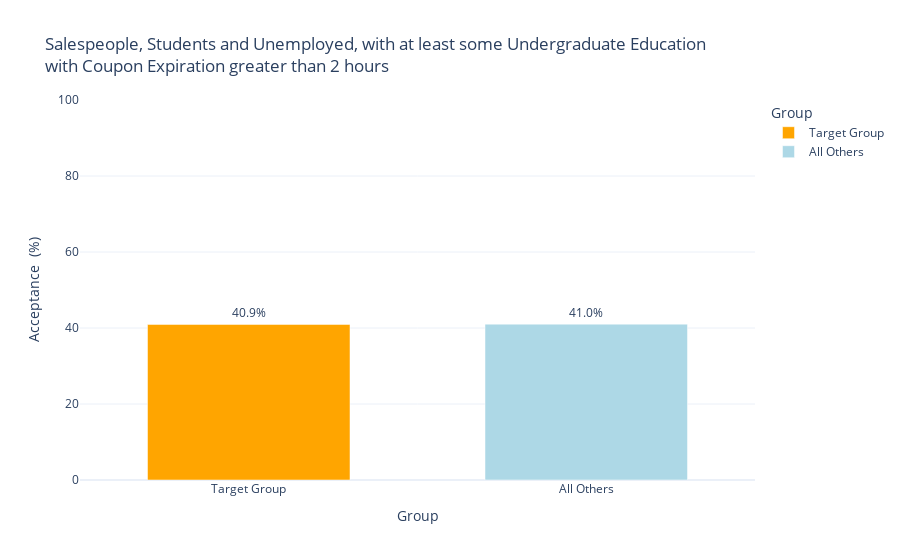

This figure's notebook cell:
### Markdown cell above
### Independent Investigation

Using the bar coupon example as motivation, you are to explore one of the other coupon groups and try to determine the characteristics of passengers who accept the coupons.

### Code cell
# use plotly 
# Define groupings
occupations = ['Sales & Related', 'Unemployed', 'Student']
expiration = ['1d']
education = ['Some college - no degree', 'Bachelors degree']
incomebrackets = [
    'less than $12500',
    '$12500 - $24999',
    '$25000 - $37499',
    '$37500 - $49999'
]

# Define Selection Group
group1 = bardata[
    (
        (bardata['occupation'].isin(occupations)) &
        (bardata['expiration'].isin(expiration)) &
        (bardata['education'].isin(education))
    )
    
]

# Group 2: all others
group2 = bardata[~bardata.index.isin(group1.index)]

# Calculate acceptance rates
rate1 = group1['Y'].mean() * 100
rate2 = group2['Y'].mean() * 100

# Prepare data 
plot_df = pd.DataFrame({
    'Group': ['Target Group', 'All Others'],
    'Acceptance Rate': [rate1, rate2]
})

# Create Plotly bar chart
fig = px.bar(
    plot_df,
    x='Group',
    y='Acceptance Rate',
    text='Acceptance Rate',
    color='Group',
    color_discrete_sequence=['orange', 'lightblue'],
    title=(
        "Salespeople, Students and Unemployed, with at least some Undergraduate Education<br>"
        "with Coupon Expiration greater than 2 hours<br>"
    )
)

fig.update_traces(texttemplate='%{text:.1f}%', textposition='outside')
fig.update_layout(
    yaxis_title='Acceptance  (%)',
    yaxis_range=[0, 100],
    uniformtext_minsize=8,
    uniformtext_mode='hide',
    bargap=0.4,
    template='plotly_white'
)

fig.show()

### Figure 1 — Plotly figure (JSON) as saved in the notebook; plotly's stock layout.template omitted (floating-point values rounded to 4 significant figures)
{"data": [{"alignmentgroup": "True", "hovertemplate": "Group=%{x}<br>Acceptance Rate=%{text}<extra></extra>", "legendgroup": "Target Group", "marker": {"color": "orange", "pattern": {"shape": ""}}, "name": "Target Group", "offsetgroup": "Target Group", "orientation": "v", "showlegend": true, "text": [40.94], "textposition": "outside", "texttemplate": "%{text:.1f}%", "type": "bar", "x": ["Target Group"], "xaxis": "x", "y": [40.94], "yaxis": "y"}, {"alignmentgroup": "True", "hovertemplate": "Group=%{x}<br>Acceptance Rate=%{text}<extra></extra>", "legendgroup": "All Others", "marker": {"color": "lightblue", "pattern": {"shape": ""}}, "name": "All Others", "offsetgroup": "All Others", "orientation": "v", "showlegend": true, "text": [41.02], "textposition": "outside", "texttemplate": "%{text:.1f}%", "type": "bar", "x": ["All Others"], "xaxis": "x", "y": [41.02], "yaxis": "y"}], "layout": {"bargap": 0.4, "barmode": "relative", "legend": {"title": {"text": "Group"}, "tracegroupgap": 0}, "title": {"text": "Salespeople, Students and Unemployed, with at least some Undergraduate Education<br>with Coupon Expiration greater than 2 hours<br>"}, "uniformtext": {"minsize": 8, "mode": "hide"}, "xaxis": {"anchor": "y", "categoryarray": ["Target Group", "All Others"], "categoryorder": "array", "domain": [0, 1], "title": {"text": "Group"}}, "yaxis": {"anchor": "x", "domain": [0, 1], "range": [0, 100], "title": {"text": "Acceptance  (%)"}}}}
